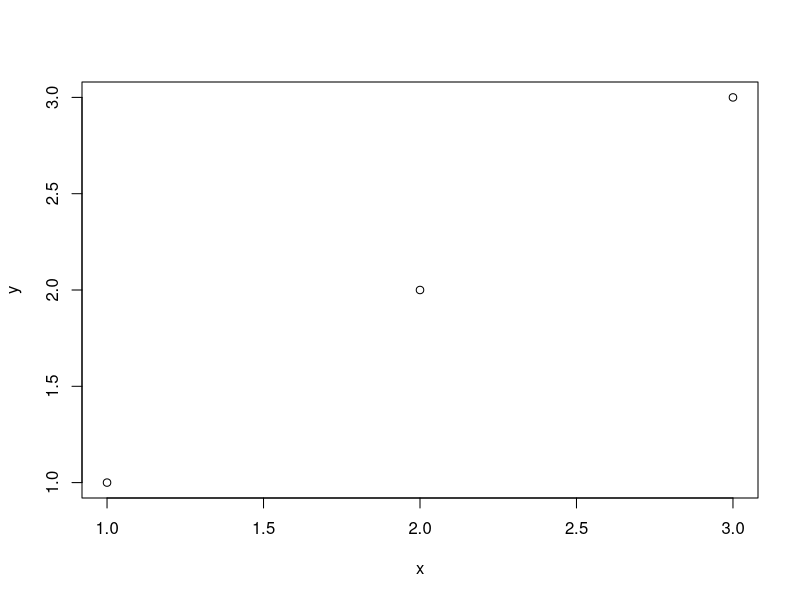

Generate this figure with R:
## ---- chunk 1
knitr::opts_chunk$set(echo = TRUE)
## ---- chunk 2
x <- c(1, 2, 3)
y <- c(1, 2, 3)

plot(x,y)
